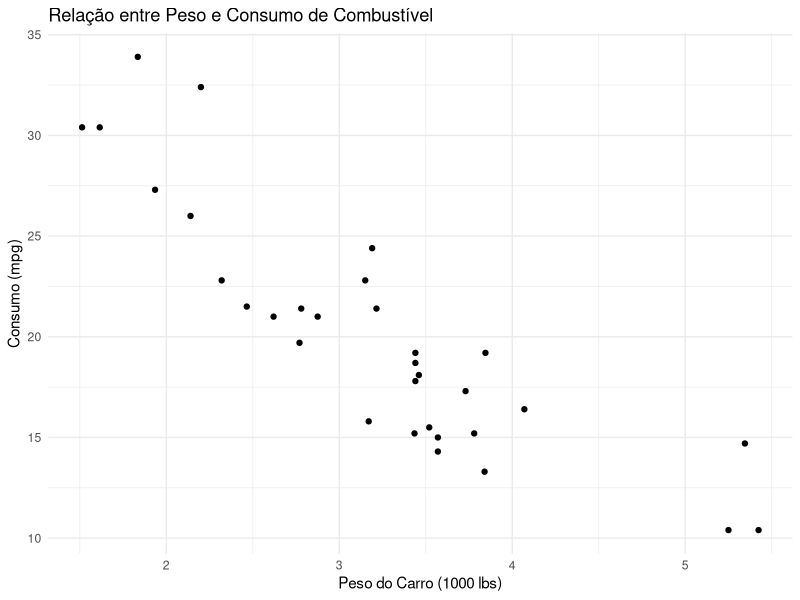
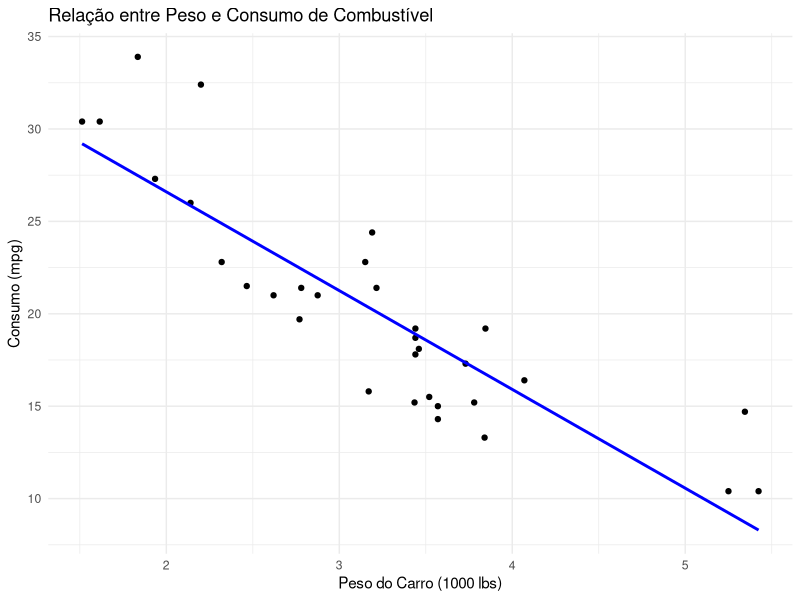
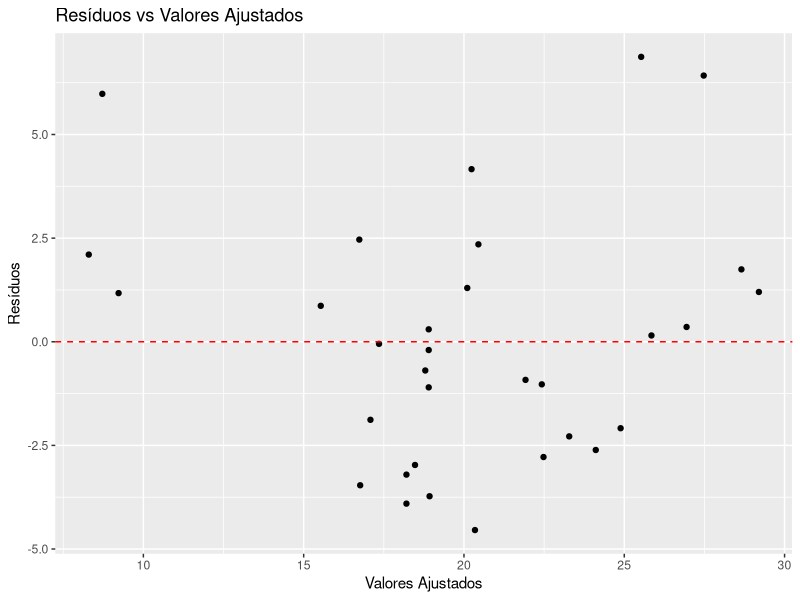
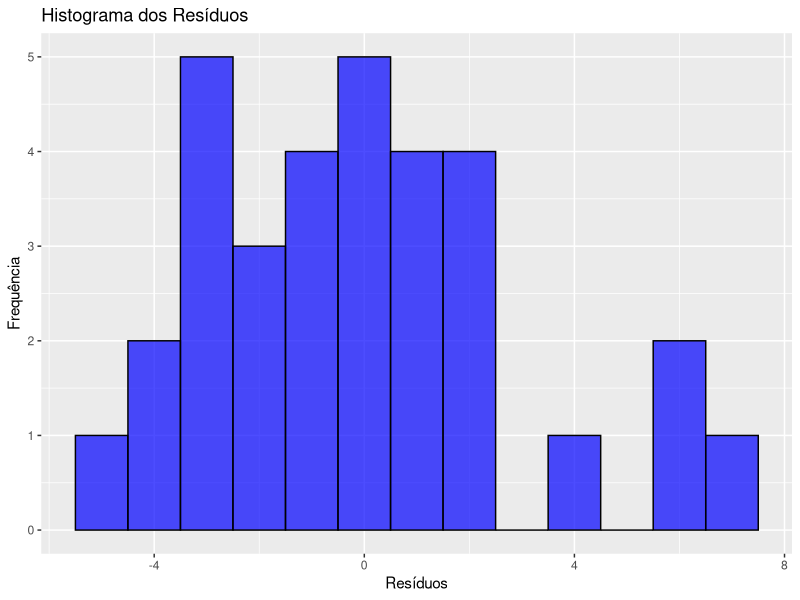
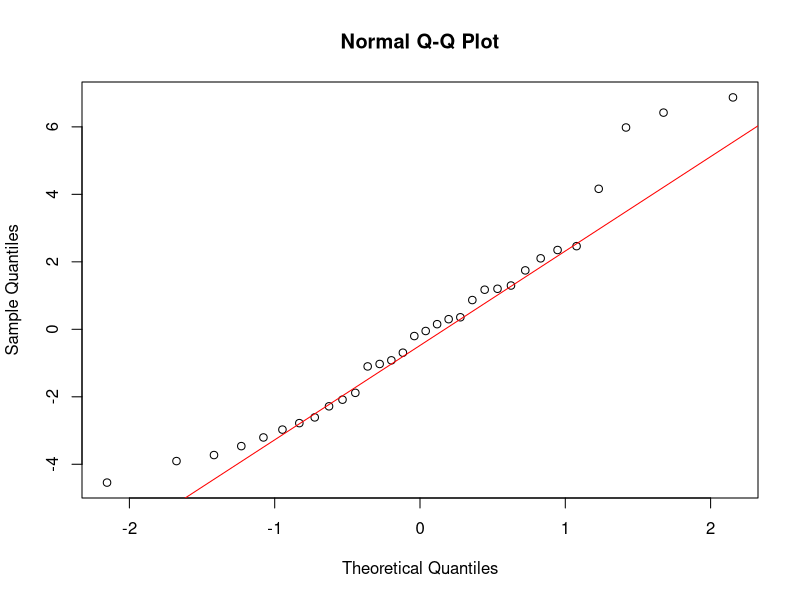

These figures' R source, in order: (Note: this script raises an error after producing the figures.)
library(car)
library(tidyverse)
library(tseries)
library(broom)
library(MASS)
library(ggpubr)

# carrega os dados -------------------------------------------------------

data(mtcars)

ggplot(mtcars, aes(x = wt, y = mpg)) +
  geom_point() +
  labs(title = "Relação entre Peso e Consumo de Combustível",
       x = "Peso do Carro (1000 lbs)",
       y = "Consumo (mpg)") +
  theme_minimal()

# Ajustar o modelo de regressão linear
modelo <- lm(mpg ~ wt, 
             data = mtcars)

# Exibir o resumo do modelo
summary(modelo)

ggplot(mtcars, aes(x = wt, y = mpg)) +
  geom_point() +  # Gráfico de dispersão
  geom_smooth(method = "lm", se = FALSE, color = "blue") +  # Adiciona a reta de regressão
  labs(title = "Relação entre Peso e Consumo de Combustível",
       x = "Peso do Carro (1000 lbs)",
       y = "Consumo (mpg)") +
  theme_minimal()

# Fazer previsões para novos dados

novos_dados <- data.frame(wt = c(2.5, 3.0, 4.0))
previsoes <- predict(modelo, newdata = novos_dados)

previsoes

# Análise de resíduos

residuos <- residuals(modelo)

valores_ajustados <- fitted(modelo)

ggplot(data = data.frame(residuos, valores_ajustados), aes(x = valores_ajustados, y = residuos)) +
  geom_point() +
  geom_hline(yintercept = 0, linetype = "dashed", color = "red") +
  labs(title = "Resíduos vs Valores Ajustados",
       x = "Valores Ajustados",
       y = "Resíduos")

ggplot(data = data.frame(residuos), aes(x = residuos)) +
  geom_histogram(binwidth = 1, fill = "blue", color = "black", alpha = 0.7) +
  labs(title = "Histograma dos Resíduos",
       x = "Resíduos",
       y = "Frequência")

# qqplot

qqnorm(residuos)
qqline(residuos, col = "red")

# Testes de Normalidade

jarque.bera.test(residuos)

shapiro.test(residuos)

# Medidas de diagnóstico

summary(modelo)$r.squared

summary(modelo)$sigma

summary(modelo)$coefficients

AIC(modelo)
BIC(modelo)

# regressão multipla 

modelo1 <- lm(mpg ~ wt + hp + cyl + qsec, 
              data = mtcars)
modelo2 <- lm(mpg ~ wt + hp + cyl + drat, 
              data = mtcars)

diagnostico_residuos <- function(modelo) {
  
  # Resíduos e ajustes
  residuos <- residuals(modelo)
  ajustes <- fitted(modelo)
  
  # Gráfico de resíduos vs ajustes
  plot_residuos <- ggplot(data.frame(ajustes, residuos), aes(x = ajustes, y = residuos)) +
    geom_point() +
    geom_hline(yintercept = 0, color = "red") +
    labs(title = "Resíduos vs Ajustes", x = "Ajustes", y = "Resíduos")
  
  # Histograma dos resíduos
  hist_residuos <- ggplot(data.frame(residuos), aes(x = residuos)) +
    geom_histogram(binwidth = 0.5, fill = "blue", color = "black") +
    labs(title = "Histograma dos Resíduos", x = "Resíduos", y = "Frequência")
  
  # QQ-plot dos resíduos
  qqplot_residuos <- ggqqplot(residuos, title = "QQ-plot dos Resíduos", color = "blue")
  
  # Teste de normalidade dos resíduos - Shapiro-Wilk
  shapiro_test <- shapiro.test(residuos)
  
  # Teste de normalidade dos resíduos - Jarque-Bera
  jarque_bera_test <- jarque.bera.test(residuos)
  
  # Retornar os gráficos e os testes como uma lista
  return(list(
    plot_residuos = plot_residuos,
    hist_residuos = hist_residuos,
    qqplot_residuos = qqplot_residuos,
    shapiro_test = shapiro_test,
    jarque_bera_test = jarque_bera_test
  ))
}

diagnosticos_modelo_1 <- diagnostico_residuos(modelo1)

# Exibir os gráficos e os resultados dos testes
print(diagnosticos$plot_residuos)
print(diagnosticos$hist_residuos)
print(diagnosticos$qqplot_residuos)
print(diagnosticos$shapiro_test)
print(diagnosticos$jarque_bera_test)

diagnosticos_modelo_2 <- diagnostico_residuos(modelo2)

metricas_diagnostico <- c(AIC(modelo1), BIC(modelo1), 
                          AIC(modelo2), BIC(modelo2))
names(metricas_diagnostico) <- c("AIC model1", "BIC model1", "AIC model2", "BIC model2")

metricas_diagnostico

